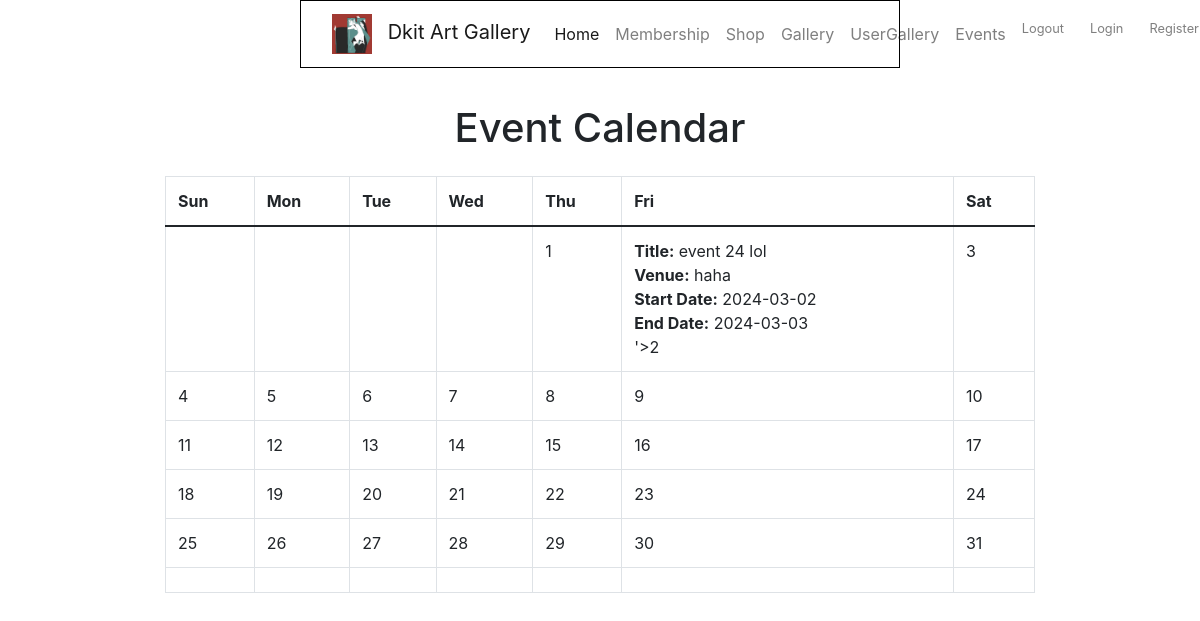
/view/event.php, run on an earlier commit of the app's database.
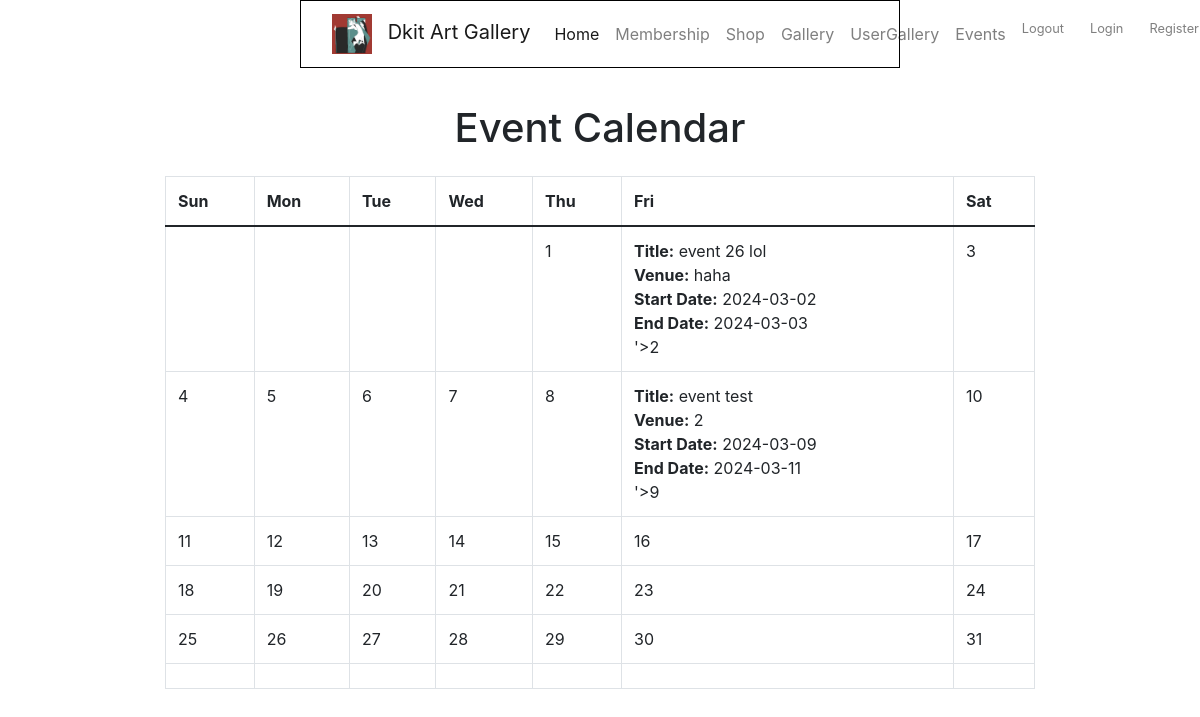
And on a later commit of the database.
### tables this page shows
CREATE TABLE `event` (
  `id` int(11) NOT NULL,
  `title` varchar(50) NOT NULL,
  `venue` varchar(500) NOT NULL,
  `start_date` date NOT NULL,
  `end_date` date NOT NULL,
  `month` int(11) NOT NULL
);

### model/getEvents.php (called while the page is built)
<?php
require_once 'databaseConnection.php';
function getEvents() {
    global $db;
    $events = [];
    try {
        $query = "SELECT * FROM event";
        $stmt = $db->prepare($query);
        $stmt->execute();
        $events = $stmt->fetchAll(PDO::FETCH_ASSOC);
    } catch (PDOException $e) {
        echo "Error: " . $e->getMessage();
    }
    return $events;
}
?>

### view/event.php (the view, shortened to what this page needs)
<?php
include "../view/nav.php";
include'../view/header.php';
require_once '../model/getEvents.php';
$month = isset($month) ? $month : date('m');
$year = isset($year) ? $year : date('Y');
$events = getEvents();
?>
</head>
<body>
<div class="container">
    <h1 class="text-center mt-5 mb-4">Event Calendar</h1>
    <div class="row justify-content-center">
        <div class="col-md-10">
            <table id="calendarTable" class="table table-bordered calendar">
                <thead>
                <tr>
                    <th>Sun</th>
                    <th>Mon</th>
                    <th>Tue</th>
                    <th>Wed</th>
                    <th>Thu</th>
                    <th>Fri</th>
                    <th>Sat</th>
                </tr>
                </thead>
                <tbody>
                <?php
                $numDays = date('t', mktime(0, 0, 0, $month, 1, $year));
                $firstDay = date('N', mktime(0, 0, 0, $month, 1, $year));
                echo "<tr>";
                for ($i = 1; $i < $firstDay; $i++) {
                    echo '<td></td>';
                }
                for ($day = 1; $day <= $numDays; $day++) {
                    $event_found = false;
                    $event_info = "";
                    foreach ($events as $event) {
                        $event_date = date('d', strtotime($event['start_date']));
                        if ($event_date == $day) {
                            $event_info .= "<div class='event-details'>";
                            $event_info .= "<strong>Title:</strong> {$event['title']}<br>";
                            $event_info .= "<strong>Venue:</strong> {$event['venue']}<br>";
                            $event_info .= "<strong>Start Date:</strong> {$event['start_date']}<br>";
                            $event_info .= "<strong>End Date:</strong> {$event['end_date']}<br>";
                            $event_info .= "</div>";
                            $event_found = true;
                            break;
                        }
                    }
                    if (!$event_found) {
                        $event_info = "";
                    }
                    echo "<td class='calendar-day' data-toggle='tooltip' title='" . $event_info . "'>$day</td>";
                    if (date('N', mktime(0, 0, 0, $month, $day, $year)) == 7) {
                        echo '</tr><tr>';
                    }
                }
                $remainingDays = 7 - (date('N', mktime(0, 0, 0, $month, $numDays, $year)) % 7);
                for ($i = 0; $i < $remainingDays; $i++) {
                    echo '<td></td>';
                }
                ?>
        </div>
    </div>
</div>
</body>
</html>

What changed in the data, as far as the page shows it:
changed event "haha": title "event 24 lol" → "event 26 lol"
added event: title "event test", venue "2", start_date "2024-03-09", end_date "2024-03-11"
